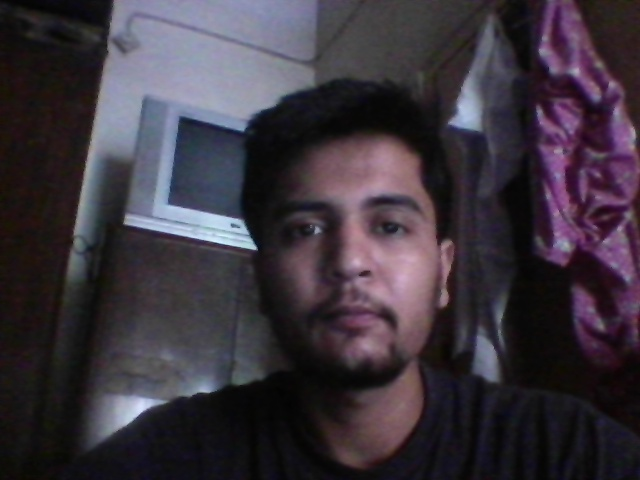
#> input picture opencv/myself.jpg, 640 x 480 px
$ python template_matching.py
#> lines starting #> are read from the running program, lines starting #| are printed output that depends on the picture
import cv2
import numpy as np
from matplotlib import pyplot as plt

img = cv2.imread('myself.jpg')
#> img is the input picture: shape (480, 640, 3); mean B, G, R 61.4, 52.4, 59.7
cv2.imshow('j', img)
template = img[130:370, 255:450]
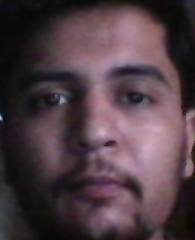
#> template: shape (240, 195, 3); mean B, G, R 68.8, 61.8, 79.8
cv2.imwrite('myface.jpg', template)
cv2.imshow('ali', template)
h, w, c = template.shape
#> h = 240; w = 195; c = 3

methods = ['cv2.TM_CCOEFF', 'cv2.TM_CCOEFF_NORMED', 'cv2.TM_CCORR', 'cv2.TM_CCORR_NORMED',
           'cv2.TM_SQDIFF', 'cv2.TM_SQDIFF_NORMED']
i = 0
for meth in methods:
    img2 = img.copy()
    img3 = img.copy()
    method = eval(meth)
    res = cv2.matchTemplate(img2, template, method)
    min_val, max_val, min_loc, max_loc = cv2.minMaxLoc(res)

    if method in [cv2.TM_SQDIFF, cv2.TM_SQDIFF_NORMED]:
        top_left = min_loc
    else:
        top_left = max_loc
    bottom_right = (top_left[0] + w, top_left[1] + h)

    cv2.rectangle(img3, top_left, bottom_right,255,2)
    cv2.imshow('img3 after rectangle', img3)
    plt.subplot(3,4,i+1), plt.imshow(res)
    plt.xticks([]),plt.yticks([])
    plt.subplot(3,4,i+2), plt.imshow(cv2.cvtColor(img3, cv2.COLOR_BGR2RGB))
    plt.xticks([]), plt.yticks([])
    i = i + 2
#> this loop made 6 passes
#> (min_val, max_val, min_loc, top_left, bottom_right) on passes 1 to 4: (-148138416, 322029408, (155, 1), (255, 130), (450, 370)), (-0.437, 1, (381, 172), (255, 130), (450, 370)), (260613440, 1.17e+09, (445, 240), (66, 0), (261, 240)), (0.427, 1, (400, 240), (255, 130), (450, 370))
#> (min_val, max_val, max_loc, top_left, bottom_right) on passes 5 to 6: (0, 1.27e+09, (132, 0), (255, 130), (450, 370)), (0, 1, (378, 139), (255, 130), (450, 370))
#> pass 1, `res = cv2.matchTemplate(img2, template, method)`:
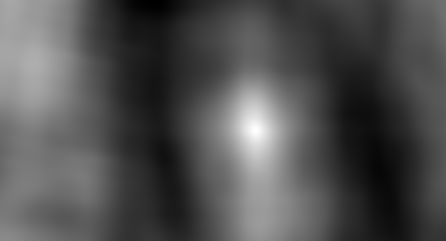
#> res: shape (241, 446) float32; min -148138416, max 322029408, mean 1433175.6; drawn with min black and max white
#> pass 1, `cv2.imshow('img3 after rectangle', img3)`:
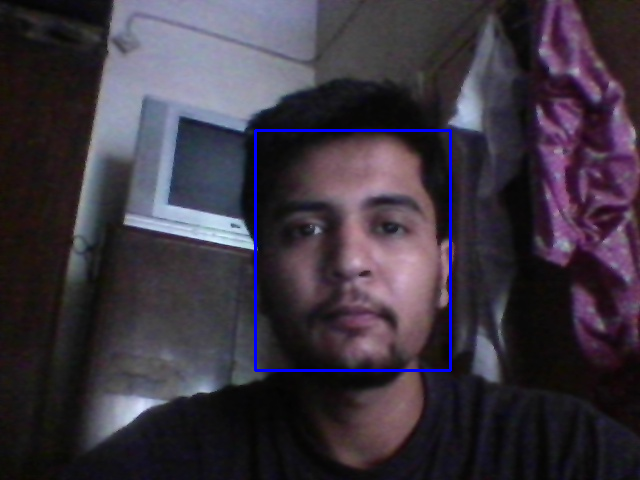
#> window 'img3 after rectangle': shape (480, 640, 3); mean B, G, R 63.3, 52.1, 59.4
#> pass 3, `res = cv2.matchTemplate(img2, template, method)`:
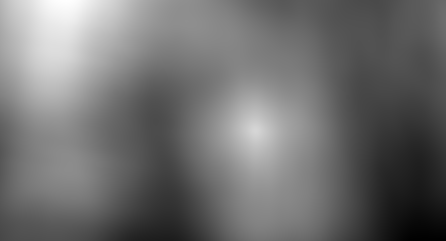
#> res: shape (241, 446) float32; min 260613440, max 1.17e+09, mean 659329856; drawn with min black and max white
#> after the loop:
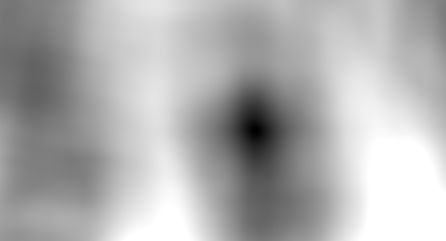
#> res: shape (241, 446) float32; min 0, max 1, mean 0.69
#> after the loop, i = 12
plt.show()
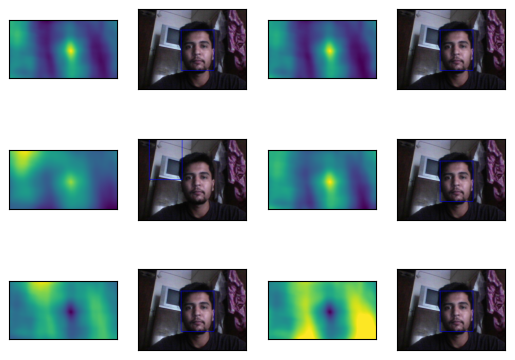
#> figure drawn by matplotlib, 12 panels

$ run again, with opencv/colours.jpg copied over opencv/myself.jpg
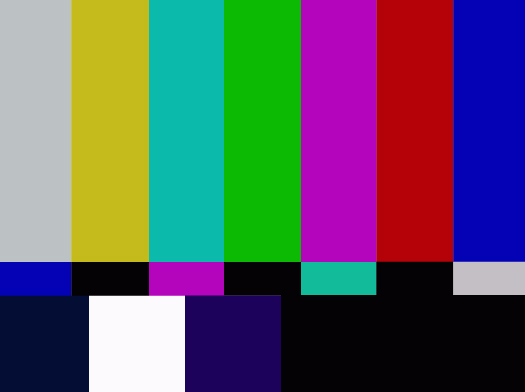
#> input picture opencv/colours.jpg, 525 x 392 px
#> img is the input picture: shape (392, 525, 3); mean B, G, R 99.5, 89.7, 92.3
#> the loop `for meth in methods:` made 6 passes
#> (min_val, max_val, min_loc, max_loc) on passes 1 to 6: (-310766720, 853063040, (28, 131), (255, 130)), (-0.364, 1, (330, 22), (255, 130)), (406448128, 1.37e+09, (330, 130), (255, 130)), (0.278, 1, (330, 55), (255, 130)), (380, 3.55e+09, (255, 130), (28, 131)), (2.78e-07, 1, (255, 130), (0, 0))
#> pass 1, `res = cv2.matchTemplate(img2, template, method)`:
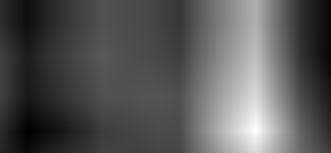
#> res: shape (153, 331) float32; min -310766720, max 853063040, mean 85454976; drawn with min black and max white
#> after the loop `for meth in methods:`:
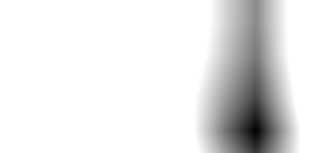
#> res: shape (153, 331) float32; min 2.78e-07, max 1, mean 0.905
#> after the loop `for meth in methods:`: i = 12

$ run again, with opencv/noisyimages.jpg copied over opencv/myself.jpg
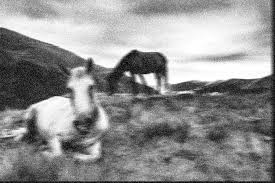
#> input picture opencv/noisyimages.jpg, 275 x 183 px
#> img is the input picture: shape (183, 275, 3); min 0, max 255, mean 143.9
#> the loop `for meth in methods:` made 6 passes
#> (min_val, max_val, min_loc, top_left, bottom_right) on passes 1 to 4: (-5717049, 5762874, (151, 49), (255, 130), (275, 183)), (-0.615, 1, (56, 45), (255, 130), (275, 183)), (15240638, 77469136, (12, 56), (184, 28), (204, 81)), (0.645, 1, (24, 58), (255, 130), (275, 183))
#> pass 1, `res = cv2.matchTemplate(img2, template, method)`:
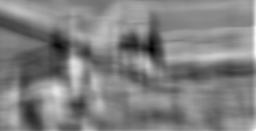
#> res: shape (131, 256) float32; min -5717049, max 5762874, mean 90069.4; drawn with min black and max white
#> after the loop `for meth in methods:`:
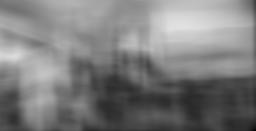
#> res: shape (131, 256) float32; min 0, max 0.882, mean 0.491
#> after the loop `for meth in methods:`: i = 12
